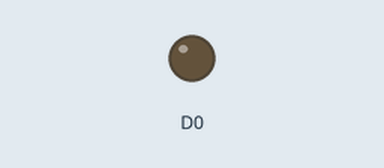
This sketch was run on a simulated ESP8266 (NodeMCU). Shown: output pins drawn as LEDs (lit = HIGH). What the sketch prints to the serial monitor is not drawn.

Above: at 0.5 s.
At 2.7 s:
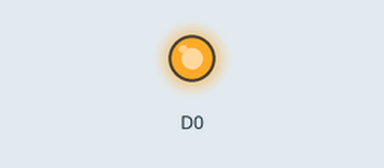
Timing chart, 0 to 5.9 s (numbered marks = the images above):
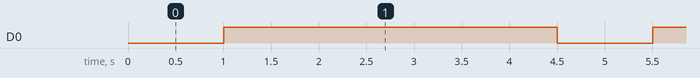

The sketch:

arduino_code.ino
```cpp
// เรียกใช้งานฟังก์ชั่นจากภายนอก
#include <Wire.h>
#include <SPI.h>
#include <ESP8266WiFi.h>
#include <TridentTD_LineNotify.h>
#include <SoftwareSerial.h>

// กำหนดค่าคงที่ที่จะใช้ในโปรแกรม
#define OLED_RESET -1

// ตั้งค่าสำหรับการใช้งาน WIFI
#define BLYNK_PRINT Serial

#define WIFI_SSID "Aingza"                   //  ชื่อ wifi hotspot
#define WIFI_PASSWORD "aing1234"        //   password

//#define LINE_TOKEN "S2HeRnFkrXO6QDOCQGbmnqxULp6uN9XKq8Lx4it1Q3S"           // Line  token
#define LINE_TOKEN "mThaWDjFqJlzzl11CASrAsGASrp7nl1G80ccWGhp6Sc"           // Line  token

SoftwareSerial arduinocon(5, 4);    // เชื่อมต่อกับบอร์ด ESP8266

void setup()
{
  Serial.begin(115200);
    arduinocon.begin(57600);     // เชื่อมต่อกับบอร์ด ESP8266

  Serial.print("connected: ");
  Serial.println(WiFi.localIP());

//  SPI.begin();          // Initiate  SPI bus

// กำหนดพอร์ต ที่จะใช้งาน
  pinMode(D4, INPUT);
  pinMode(D0, OUTPUT);

}
//************************************************************************************

void loop()
{
  LINE.setToken(LINE_TOKEN);
    int a = arduinocon.parseInt();
    Serial.print("Data : ");
    Serial.println(a);       //   แสดงข้อความที่ได้รับ


  if(a == 0 )     //  ถ้า......  เงื่อนไขให้ส่ง ไลน์
   {
    Serial.println("ส่งไลน์ ");

    digitalWrite(D0,1);
    delay(500);

//   Send line
   LINE.notify("พบคนแปลกหน้า!!!!");           // ส่งข้อความไปที่ Line

//   LINE.notify(name1);                       // ส่งชื่อ  (ถ้ามี)
//  LINE.notify(....);                         // ส่งข้อมูลอื่นๆ

// เลือก Line Sticker
  LINE.notifySticker(2, 512);               // ส่ง Line Sticker
  delay(3000);
}
if(a == 1 )     //  ถ้า......  เงื่อนไขให้ส่ง ไลน์
   {
    Serial.println("ส่งไลน์ ");

    digitalWrite(D0,1);
    delay(500);

//   Send line
   LINE.notify("พบคนล้ม!!!");           // ส่งข้อความไปที่ Line

//   LINE.notify(name1);                       // ส่งชื่อ  (ถ้ามี)
//  LINE.notify(....);                         // ส่งข้อมูลอื่นๆ

// เลือก Line Sticker
  LINE.notifySticker(2, 512);               // ส่ง Line Sticker
  delay(3000);
}
else
{
  digitalWrite(D0, 0);                  // ถ้าไม่มีเหตุการณ์ใดๆ  ให้ไฟแดงดับ
}

}

//*********************************************************
```

Measured:
- by itself, D0: alternates HIGH for 3.5 s and LOW for 1.0 s
